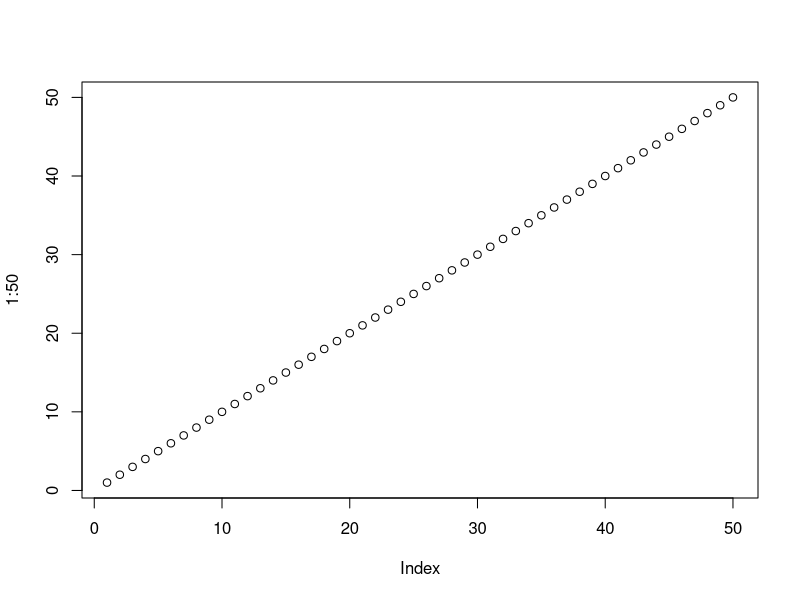

R code for this plot:
#Noah Greski and Andrew Jop
#Fall 2023
#R Example 1 Testing File
#All code is tested in R studio

#testing plots
plot(1:50)

#testing operators and printing
a <- 10
b <- 5
c <- 40

#2nd assignment takes precedence
b<-30

print (a + b - c)
